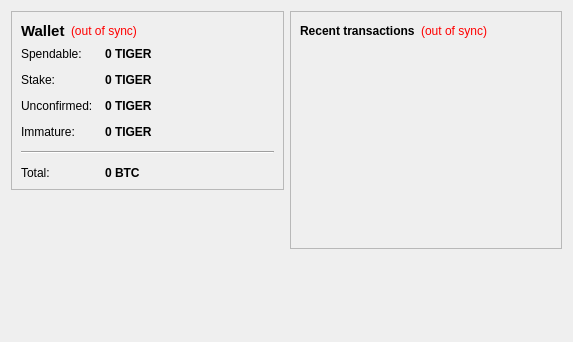
<?xml version="1.0" encoding="UTF-8"?>
<ui version="4.0">
 <class>OverviewPage</class>
 <widget class="QWidget" name="OverviewPage">
  <property name="geometry">
   <rect>
    <x>0</x>
    <y>0</y>
    <width>573</width>
    <height>342</height>
   </rect>
  </property>
  <property name="windowTitle">
   <string>Form</string>
  </property>
  <layout class="QHBoxLayout" name="horizontalLayout" stretch="1,1">
   <item>
    <layout class="QVBoxLayout" name="verticalLayout_2">
     <item>
      <widget class="QFrame" name="frame">
       <property name="frameShape">
        <enum>QFrame::StyledPanel</enum>
       </property>
       <property name="frameShadow">
        <enum>QFrame::Raised</enum>
       </property>
       <layout class="QVBoxLayout" name="verticalLayout_4">
        <item>
         <layout class="QHBoxLayout" name="horizontalLayout_4">
          <item>
           <widget class="QLabel" name="label_5">
            <property name="font">
             <font>
              <pointsize>11</pointsize>
              <weight>75</weight>
              <bold>true</bold>
             </font>
            </property>
            <property name="text">
             <string>Wallet</string>
            </property>
           </widget>
          </item>
          <item>
           <widget class="QLabel" name="labelWalletStatus">
            <property name="toolTip">
             <string>The displayed information may be out of date. Your wallet automatically synchronizes with the TIGERCOIN network after a connection is established, but this process has not completed yet.</string>
            </property>
            <property name="styleSheet">
             <string notr="true">QLabel { color: red; }</string>
            </property>
            <property name="text">
             <string notr="true">(out of sync)</string>
            </property>
            <property name="alignment">
             <set>Qt::AlignLeading|Qt::AlignLeft|Qt::AlignVCenter</set>
            </property>
           </widget>
          </item>
          <item>
           <spacer name="horizontalSpacer_2">
            <property name="orientation">
             <enum>Qt::Horizontal</enum>
            </property>
            <property name="sizeHint" stdset="0">
             <size>
              <width>40</width>
              <height>20</height>
             </size>
            </property>
           </spacer>
          </item>
         </layout>
        </item>
        <item>
         <layout class="QFormLayout" name="formLayout_2">
          <property name="fieldGrowthPolicy">
           <enum>QFormLayout::AllNonFixedFieldsGrow</enum>
          </property>
          <property name="horizontalSpacing">
           <number>12</number>
          </property>
          <property name="verticalSpacing">
           <number>12</number>
          </property>
          <item row="0" column="0">
           <widget class="QLabel" name="label">
            <property name="text">
             <string>Spendable:</string>
            </property>
           </widget>
          </item>
          <item row="0" column="1">
           <widget class="QLabel" name="labelBalance">
            <property name="font">
             <font>
              <weight>75</weight>
              <bold>true</bold>
             </font>
            </property>
            <property name="cursor">
             <cursorShape>IBeamCursor</cursorShape>
            </property>
            <property name="toolTip">
             <string>Your current spendable balance</string>
            </property>
            <property name="text">
             <string notr="true">0 TIGER</string>
            </property>
            <property name="textInteractionFlags">
             <set>Qt::LinksAccessibleByMouse|Qt::TextSelectableByKeyboard|Qt::TextSelectableByMouse</set>
            </property>
           </widget>
          </item>
          <item row="1" column="0">
           <widget class="QLabel" name="label_6">
            <property name="text">
             <string>Stake:</string>
            </property>
           </widget>
          </item>
          <item row="1" column="1">
           <widget class="QLabel" name="labelStake">
            <property name="font">
             <font>
              <weight>75</weight>
              <bold>true</bold>
             </font>
            </property>
            <property name="cursor">
             <cursorShape>IBeamCursor</cursorShape>
            </property>
            <property name="toolTip">
             <string>Total of coins that was staked, and do not yet count toward the current balance</string>
            </property>
            <property name="text">
             <string notr="true">0 TIGER</string>
            </property>
            <property name="textInteractionFlags">
             <set>Qt::LinksAccessibleByMouse|Qt::TextSelectableByKeyboard|Qt::TextSelectableByMouse</set>
            </property>
           </widget>
          </item>
          <item row="2" column="0">
           <widget class="QLabel" name="label_3">
            <property name="text">
             <string>Unconfirmed:</string>
            </property>
           </widget>
          </item>
          <item row="2" column="1">
           <widget class="QLabel" name="labelUnconfirmed">
            <property name="font">
             <font>
              <weight>75</weight>
              <bold>true</bold>
             </font>
            </property>
            <property name="cursor">
             <cursorShape>IBeamCursor</cursorShape>
            </property>
            <property name="toolTip">
             <string>Total of transactions that have yet to be confirmed, and do not yet count toward the current balance</string>
            </property>
            <property name="text">
             <string notr="true">0 TIGER</string>
            </property>
            <property name="textInteractionFlags">
             <set>Qt::LinksAccessibleByMouse|Qt::TextSelectableByKeyboard|Qt::TextSelectableByMouse</set>
            </property>
           </widget>
          </item>
          <item row="3" column="0">
           <widget class="QLabel" name="labelImmatureText">
            <property name="text">
             <string>Immature:</string>
            </property>
           </widget>
          </item>
          <item row="3" column="1">
           <widget class="QLabel" name="labelImmature">
            <property name="font">
             <font>
              <weight>75</weight>
              <bold>true</bold>
             </font>
            </property>
            <property name="toolTip">
             <string>Mined balance that has not yet matured</string>
            </property>
            <property name="text">
             <string notr="true">0 TIGER</string>
            </property>
            <property name="textInteractionFlags">
             <set>Qt::LinksAccessibleByMouse|Qt::TextSelectableByKeyboard|Qt::TextSelectableByMouse</set>
            </property>
           </widget>
          </item>
          <item row="4" column="0" colspan="2">
           <widget class="Line" name="line">
            <property name="orientation">
             <enum>Qt::Horizontal</enum>
            </property>
           </widget>
          </item>
          <item row="5" column="0">
           <widget class="QLabel" name="labelTotalText">
            <property name="text">
             <string>Total:</string>
            </property>
           </widget>
          </item>
          <item row="5" column="1">
           <widget class="QLabel" name="labelTotal">
            <property name="font">
             <font>
              <weight>75</weight>
              <bold>true</bold>
             </font>
            </property>
            <property name="cursor">
             <cursorShape>IBeamCursor</cursorShape>
            </property>
            <property name="toolTip">
             <string>Your current total balance</string>
            </property>
            <property name="text">
             <string notr="true">0 BTC</string>
            </property>
            <property name="textInteractionFlags">
             <set>Qt::LinksAccessibleByMouse|Qt::TextSelectableByKeyboard|Qt::TextSelectableByMouse</set>
            </property>
           </widget>
          </item>
         </layout>
        </item>
       </layout>
      </widget>
     </item>
     <item>
      <spacer name="verticalSpacer">
       <property name="orientation">
        <enum>Qt::Vertical</enum>
       </property>
       <property name="sizeHint" stdset="0">
        <size>
         <width>20</width>
         <height>40</height>
        </size>
       </property>
      </spacer>
     </item>
    </layout>
   </item>
   <item>
    <layout class="QVBoxLayout" name="verticalLayout_3">
     <item>
      <widget class="QFrame" name="frame_2">
       <property name="frameShape">
        <enum>QFrame::StyledPanel</enum>
       </property>
       <property name="frameShadow">
        <enum>QFrame::Raised</enum>
       </property>
       <layout class="QVBoxLayout" name="verticalLayout">
        <item>
         <layout class="QHBoxLayout" name="horizontalLayout_2">
          <item>
           <widget class="QLabel" name="label_4">
            <property name="text">
             <string>&lt;b&gt;Recent transactions&lt;/b&gt;</string>
            </property>
           </widget>
          </item>
          <item>
           <widget class="QLabel" name="labelTransactionsStatus">
            <property name="toolTip">
             <string>The displayed information may be out of date. Your wallet automatically synchronizes with the TIGERCOIN network after a connection is established, but this process has not completed yet.</string>
            </property>
            <property name="styleSheet">
             <string notr="true">QLabel { color: red; }</string>
            </property>
            <property name="text">
             <string notr="true">(out of sync)</string>
            </property>
            <property name="alignment">
             <set>Qt::AlignRight|Qt::AlignTrailing|Qt::AlignVCenter</set>
            </property>
           </widget>
          </item>
          <item>
           <spacer name="horizontalSpacer">
            <property name="orientation">
             <enum>Qt::Horizontal</enum>
            </property>
            <property name="sizeHint" stdset="0">
             <size>
              <width>40</width>
              <height>20</height>
             </size>
            </property>
           </spacer>
          </item>
         </layout>
        </item>
        <item>
         <widget class="QListView" name="listTransactions">
          <property name="styleSheet">
           <string notr="true">QListView { background: transparent; }</string>
          </property>
          <property name="frameShape">
           <enum>QFrame::NoFrame</enum>
          </property>
          <property name="verticalScrollBarPolicy">
           <enum>Qt::ScrollBarAlwaysOff</enum>
          </property>
          <property name="horizontalScrollBarPolicy">
           <enum>Qt::ScrollBarAlwaysOff</enum>
          </property>
          <property name="selectionMode">
           <enum>QAbstractItemView::NoSelection</enum>
          </property>
         </widget>
        </item>
       </layout>
      </widget>
     </item>
     <item>
      <spacer name="verticalSpacer_2">
       <property name="orientation">
        <enum>Qt::Vertical</enum>
       </property>
       <property name="sizeHint" stdset="0">
        <size>
         <width>20</width>
         <height>40</height>
        </size>
       </property>
      </spacer>
     </item>
    </layout>
   </item>
  </layout>
 </widget>
 <resources/>
 <connections/>
</ui>
